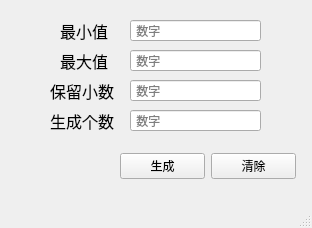
<?xml version="1.0" encoding="UTF-8"?>
<ui version="4.0">
 <class>MainWindow</class>
 <widget class="QMainWindow" name="MainWindow">
  <property name="geometry">
   <rect>
    <x>0</x>
    <y>0</y>
    <width>312</width>
    <height>228</height>
   </rect>
  </property>
  <property name="windowTitle">
   <string>随机小数生成器</string>
  </property>
  <widget class="QWidget" name="centralwidget">
   <widget class="QWidget" name="verticalLayoutWidget">
    <property name="geometry">
     <rect>
      <x>120</x>
      <y>150</y>
      <width>176</width>
      <height>32</height>
     </rect>
    </property>
    <layout class="QHBoxLayout" name="horizontalLayout">
     <item>
      <widget class="QPushButton" name="generate">
       <property name="text">
        <string>生成</string>
       </property>
      </widget>
     </item>
     <item>
      <widget class="QPushButton" name="clear">
       <property name="text">
        <string>清除</string>
       </property>
      </widget>
     </item>
    </layout>
   </widget>
   <widget class="QLineEdit" name="min">
    <property name="geometry">
     <rect>
      <x>130</x>
      <y>20</y>
      <width>131</width>
      <height>21</height>
     </rect>
    </property>
    <property name="text">
     <string/>
    </property>
    <property name="placeholderText">
     <string> 数字</string>
    </property>
   </widget>
   <widget class="QLineEdit" name="keep">
    <property name="geometry">
     <rect>
      <x>130</x>
      <y>80</y>
      <width>131</width>
      <height>21</height>
     </rect>
    </property>
    <property name="placeholderText">
     <string> 数字</string>
    </property>
   </widget>
   <widget class="QLineEdit" name="max">
    <property name="geometry">
     <rect>
      <x>130</x>
      <y>50</y>
      <width>131</width>
      <height>21</height>
     </rect>
    </property>
    <property name="placeholderText">
     <string> 数字</string>
    </property>
   </widget>
   <widget class="QLineEdit" name="count">
    <property name="geometry">
     <rect>
      <x>130</x>
      <y>110</y>
      <width>131</width>
      <height>21</height>
     </rect>
    </property>
    <property name="placeholderText">
     <string> 数字</string>
    </property>
   </widget>
   <widget class="QLabel" name="label_4">
    <property name="geometry">
     <rect>
      <x>50</x>
      <y>110</y>
      <width>71</width>
      <height>21</height>
     </rect>
    </property>
    <property name="font">
     <font>
      <family>Agency FB</family>
      <pointsize>12</pointsize>
     </font>
    </property>
    <property name="text">
     <string>生成个数</string>
    </property>
   </widget>
   <widget class="QLabel" name="label_5">
    <property name="geometry">
     <rect>
      <x>60</x>
      <y>20</y>
      <width>61</width>
      <height>21</height>
     </rect>
    </property>
    <property name="font">
     <font>
      <family>Agency FB</family>
      <pointsize>12</pointsize>
     </font>
    </property>
    <property name="text">
     <string>最小值</string>
    </property>
   </widget>
   <widget class="QLabel" name="label_6">
    <property name="geometry">
     <rect>
      <x>60</x>
      <y>50</y>
      <width>61</width>
      <height>21</height>
     </rect>
    </property>
    <property name="font">
     <font>
      <family>Agency FB</family>
      <pointsize>12</pointsize>
     </font>
    </property>
    <property name="text">
     <string>最大值</string>
    </property>
   </widget>
   <widget class="QLabel" name="label_7">
    <property name="geometry">
     <rect>
      <x>50</x>
      <y>80</y>
      <width>71</width>
      <height>21</height>
     </rect>
    </property>
    <property name="font">
     <font>
      <family>Agency FB</family>
      <pointsize>12</pointsize>
     </font>
    </property>
    <property name="text">
     <string>保留小数</string>
    </property>
   </widget>
  </widget>
  <widget class="QMenuBar" name="menubar">
   <property name="geometry">
    <rect>
     <x>0</x>
     <y>0</y>
     <width>312</width>
     <height>24</height>
    </rect>
   </property>
  </widget>
  <widget class="QStatusBar" name="statusbar"/>
 </widget>
 <resources/>
 <connections/>
</ui>
